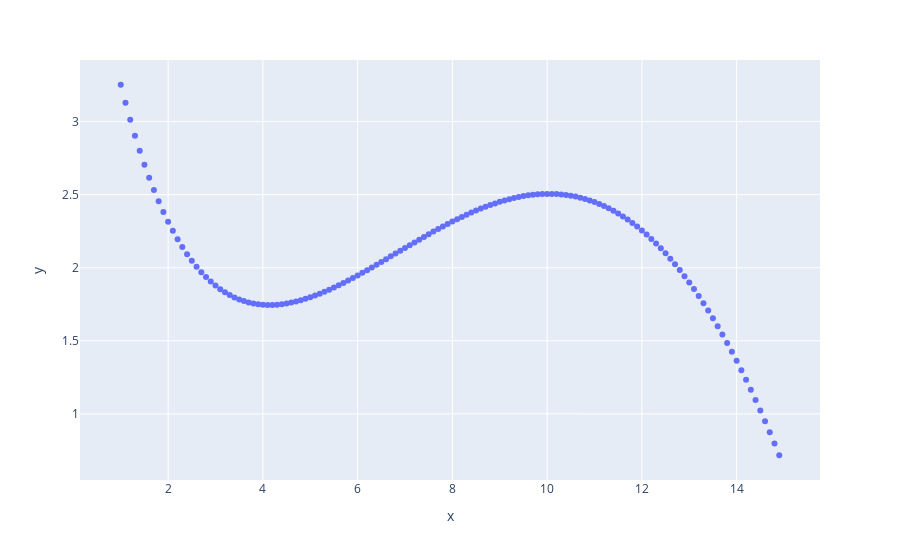

Notebook code for this chart:
### Code cell
from numpy import (sin, cos, exp)
import plotly.express as px
x = np.arange(1, 15, 0.1)
def f(x):
    return sin(x/5) * exp(x/10) + 5*exp(-x/2) 
fig = px.scatter(x=x, y=f(x))
fig.show()

### Figure 1 — Plotly figure (JSON) as saved in the notebook; plotly's stock layout.template omitted (floating-point values rounded to 4 significant figures; data arrays with more than 128 entries replaced by an {"elided": "..."} marker saying what was removed)
{"data": [{"hovertemplate": "x=%{x}<br>y=%{y}<extra></extra>", "legendgroup": "", "marker": {"color": "#636efa", "symbol": "circle"}, "mode": "markers", "name": "", "orientation": "v", "showlegend": false, "type": "scatter", "x": {"elided": "140 float values"}, "xaxis": "x", "y": {"elided": "140 float values"}, "yaxis": "y"}], "layout": {"legend": {"tracegroupgap": 0}, "margin": {"t": 60}, "xaxis": {"anchor": "y", "domain": [0, 1], "title": {"text": "x"}}, "yaxis": {"anchor": "x", "domain": [0, 1], "title": {"text": "y"}}}}
